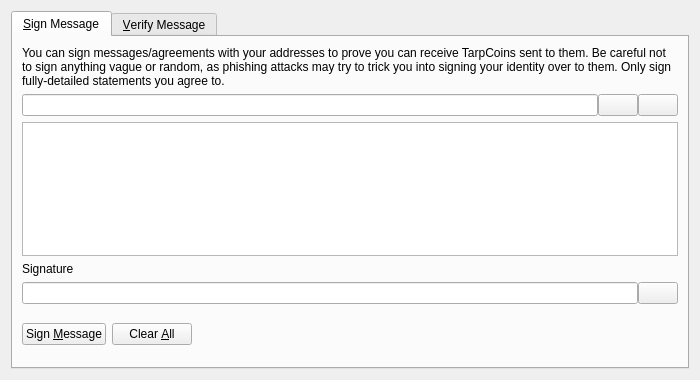
<?xml version="1.0" encoding="UTF-8"?>
<ui version="4.0">
 <class>SignVerifyMessageDialog</class>
 <widget class="QDialog" name="SignVerifyMessageDialog">
  <property name="geometry">
   <rect>
    <x>0</x>
    <y>0</y>
    <width>700</width>
    <height>380</height>
   </rect>
  </property>
  <property name="windowTitle">
   <string>Signatures - Sign / Verify a Message</string>
  </property>
  <property name="modal">
   <bool>true</bool>
  </property>
  <layout class="QVBoxLayout" name="verticalLayout">
   <item>
    <widget class="QTabWidget" name="tabWidget">
     <property name="currentIndex">
      <number>0</number>
     </property>
     <widget class="QWidget" name="tabSignMessage">
      <attribute name="title">
       <string>&amp;Sign Message</string>
      </attribute>
      <layout class="QVBoxLayout" name="verticalLayout_SM">
       <item>
        <widget class="QLabel" name="infoLabel_SM">
         <property name="text">
          <string>You can sign messages/agreements with your addresses to prove you can receive TarpCoins sent to them. Be careful not to sign anything vague or random, as phishing attacks may try to trick you into signing your identity over to them. Only sign fully-detailed statements you agree to.</string>
         </property>
         <property name="textFormat">
          <enum>Qt::PlainText</enum>
         </property>
         <property name="wordWrap">
          <bool>true</bool>
         </property>
        </widget>
       </item>
       <item>
        <layout class="QHBoxLayout" name="horizontalLayout_1_SM">
         <property name="spacing">
          <number>0</number>
         </property>
         <item>
          <widget class="QValidatedLineEdit" name="addressIn_SM">
           <property name="toolTip">
            <string>The TarpCoin address to sign the message with</string>
           </property>
          </widget>
         </item>
         <item>
          <widget class="QPushButton" name="addressBookButton_SM">
           <property name="toolTip">
            <string>Choose previously used address</string>
           </property>
           <property name="text">
            <string/>
           </property>
           <property name="icon">
            <iconset resource="../bitcoin.qrc">
             <normaloff>:/icons/address-book</normaloff>:/icons/address-book</iconset>
           </property>
           <property name="shortcut">
            <string>Alt+A</string>
           </property>
           <property name="autoDefault">
            <bool>false</bool>
           </property>
          </widget>
         </item>
         <item>
          <widget class="QPushButton" name="pasteButton_SM">
           <property name="toolTip">
            <string>Paste address from clipboard</string>
           </property>
           <property name="text">
            <string/>
           </property>
           <property name="icon">
            <iconset resource="../bitcoin.qrc">
             <normaloff>:/icons/editpaste</normaloff>:/icons/editpaste</iconset>
           </property>
           <property name="shortcut">
            <string>Alt+P</string>
           </property>
           <property name="autoDefault">
            <bool>false</bool>
           </property>
          </widget>
         </item>
        </layout>
       </item>
       <item>
        <widget class="QPlainTextEdit" name="messageIn_SM">
         <property name="toolTip">
          <string>Enter the message you want to sign here</string>
         </property>
        </widget>
       </item>
       <item>
        <widget class="QLabel" name="signatureLabel_SM">
         <property name="text">
          <string>Signature</string>
         </property>
         <property name="textFormat">
          <enum>Qt::PlainText</enum>
         </property>
        </widget>
       </item>
       <item>
        <layout class="QHBoxLayout" name="horizontalLayout_2_SM">
         <property name="spacing">
          <number>0</number>
         </property>
         <item>
          <widget class="QLineEdit" name="signatureOut_SM">
           <property name="font">
            <font>
             <italic>true</italic>
            </font>
           </property>
           <property name="readOnly">
            <bool>true</bool>
           </property>
          </widget>
         </item>
         <item>
          <widget class="QPushButton" name="copySignatureButton_SM">
           <property name="toolTip">
            <string>Copy the current signature to the system clipboard</string>
           </property>
           <property name="text">
            <string/>
           </property>
           <property name="icon">
            <iconset resource="../bitcoin.qrc">
             <normaloff>:/icons/editcopy</normaloff>:/icons/editcopy</iconset>
           </property>
           <property name="autoDefault">
            <bool>false</bool>
           </property>
          </widget>
         </item>
        </layout>
       </item>
       <item>
        <layout class="QHBoxLayout" name="horizontalLayout_3_SM">
         <item>
          <widget class="QPushButton" name="signMessageButton_SM">
           <property name="toolTip">
            <string>Sign the message to prove you own this TarpCoin address</string>
           </property>
           <property name="text">
            <string>Sign &amp;Message</string>
           </property>
           <property name="icon">
            <iconset resource="../bitcoin.qrc">
             <normaloff>:/icons/edit</normaloff>:/icons/edit</iconset>
           </property>
           <property name="autoDefault">
            <bool>false</bool>
           </property>
          </widget>
         </item>
         <item>
          <widget class="QPushButton" name="clearButton_SM">
           <property name="toolTip">
            <string>Reset all sign message fields</string>
           </property>
           <property name="text">
            <string>Clear &amp;All</string>
           </property>
           <property name="icon">
            <iconset resource="../bitcoin.qrc">
             <normaloff>:/icons/remove</normaloff>:/icons/remove</iconset>
           </property>
           <property name="autoDefault">
            <bool>false</bool>
           </property>
          </widget>
         </item>
         <item>
          <spacer name="horizontalSpacer_1_SM">
           <property name="orientation">
            <enum>Qt::Horizontal</enum>
           </property>
           <property name="sizeHint" stdset="0">
            <size>
             <width>40</width>
             <height>48</height>
            </size>
           </property>
          </spacer>
         </item>
         <item>
          <widget class="QLabel" name="statusLabel_SM">
           <property name="font">
            <font>
             <weight>75</weight>
             <bold>true</bold>
            </font>
           </property>
           <property name="text">
            <string/>
           </property>
           <property name="wordWrap">
            <bool>true</bool>
           </property>
          </widget>
         </item>
         <item>
          <spacer name="horizontalSpacer_2_SM">
           <property name="orientation">
            <enum>Qt::Horizontal</enum>
           </property>
           <property name="sizeHint" stdset="0">
            <size>
             <width>40</width>
             <height>48</height>
            </size>
           </property>
          </spacer>
         </item>
        </layout>
       </item>
      </layout>
     </widget>
     <widget class="QWidget" name="tabVerifyMessage">
      <attribute name="title">
       <string>&amp;Verify Message</string>
      </attribute>
      <layout class="QVBoxLayout" name="verticalLayout_VM">
       <item>
        <widget class="QLabel" name="infoLabel_VM">
         <property name="text">
          <string>Enter the receiver's address, message (ensure you copy line breaks, spaces, tabs, etc. exactly) and signature below to verify the message. Be careful not to read more into the signature than what is in the signed message itself, to avoid being tricked by a man-in-the-middle attack. Note that this only proves the signing party receives with the address, it cannot prove sendership of any transaction!</string>
         </property>
         <property name="textFormat">
          <enum>Qt::PlainText</enum>
         </property>
         <property name="alignment">
          <set>Qt::AlignLeading|Qt::AlignLeft|Qt::AlignTop</set>
         </property>
         <property name="wordWrap">
          <bool>true</bool>
         </property>
        </widget>
       </item>
       <item>
        <layout class="QHBoxLayout" name="horizontalLayout_1_VM">
         <property name="spacing">
          <number>0</number>
         </property>
         <item>
          <widget class="QValidatedLineEdit" name="addressIn_VM">
           <property name="toolTip">
            <string>The TarpCoin address the message was signed with</string>
           </property>
          </widget>
         </item>
         <item>
          <widget class="QPushButton" name="addressBookButton_VM">
           <property name="toolTip">
            <string>Choose previously used address</string>
           </property>
           <property name="text">
            <string/>
           </property>
           <property name="icon">
            <iconset resource="../bitcoin.qrc">
             <normaloff>:/icons/address-book</normaloff>:/icons/address-book</iconset>
           </property>
           <property name="shortcut">
            <string>Alt+A</string>
           </property>
           <property name="autoDefault">
            <bool>false</bool>
           </property>
          </widget>
         </item>
        </layout>
       </item>
       <item>
        <widget class="QPlainTextEdit" name="messageIn_VM"/>
       </item>
       <item>
        <widget class="QValidatedLineEdit" name="signatureIn_VM"/>
       </item>
       <item>
        <layout class="QHBoxLayout" name="horizontalLayout_2_VM">
         <item>
          <widget class="QPushButton" name="verifyMessageButton_VM">
           <property name="toolTip">
            <string>Verify the message to ensure it was signed with the specified TarpCoin address</string>
           </property>
           <property name="text">
            <string>Verify &amp;Message</string>
           </property>
           <property name="icon">
            <iconset resource="../bitcoin.qrc">
             <normaloff>:/icons/transaction_0</normaloff>:/icons/transaction_0</iconset>
           </property>
           <property name="autoDefault">
            <bool>false</bool>
           </property>
          </widget>
         </item>
         <item>
          <widget class="QPushButton" name="clearButton_VM">
           <property name="toolTip">
            <string>Reset all verify message fields</string>
           </property>
           <property name="text">
            <string>Clear &amp;All</string>
           </property>
           <property name="icon">
            <iconset resource="../bitcoin.qrc">
             <normaloff>:/icons/remove</normaloff>:/icons/remove</iconset>
           </property>
           <property name="autoDefault">
            <bool>false</bool>
           </property>
          </widget>
         </item>
         <item>
          <spacer name="horizontalSpacer_1_VM">
           <property name="orientation">
            <enum>Qt::Horizontal</enum>
           </property>
           <property name="sizeHint" stdset="0">
            <size>
             <width>40</width>
             <height>48</height>
            </size>
           </property>
          </spacer>
         </item>
         <item>
          <widget class="QLabel" name="statusLabel_VM">
           <property name="font">
            <font>
             <weight>75</weight>
             <bold>true</bold>
            </font>
           </property>
           <property name="text">
            <string/>
           </property>
           <property name="wordWrap">
            <bool>true</bool>
           </property>
          </widget>
         </item>
         <item>
          <spacer name="horizontalSpacer_2_VM">
           <property name="orientation">
            <enum>Qt::Horizontal</enum>
           </property>
           <property name="sizeHint" stdset="0">
            <size>
             <width>40</width>
             <height>48</height>
            </size>
           </property>
          </spacer>
         </item>
        </layout>
       </item>
      </layout>
     </widget>
    </widget>
   </item>
  </layout>
 </widget>
 <customwidgets>
  <customwidget>
   <class>QValidatedLineEdit</class>
   <extends>QLineEdit</extends>
   <header>qt/qvalidatedlineedit.h</header>
  </customwidget>
 </customwidgets>
 <resources>
  <include location="../bitcoin.qrc"/>
 </resources>
 <connections/>
</ui>
